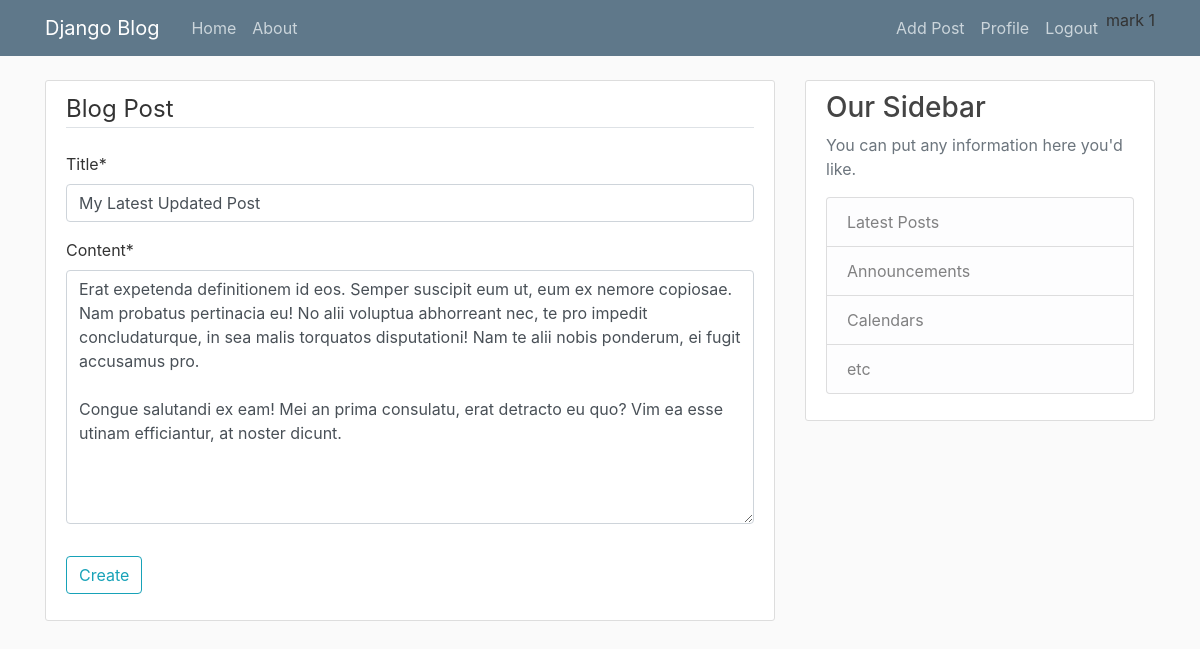
/post/24/update/ (signed in), run on the app's committed database.
### blog/models.py (models this page shows, shortened)
class Post(models.Model):
  title = models.CharField(max_length=100)
  content = models.TextField()
  date_posted = models.DateTimeField(default=timezone.now)
  author = models.ForeignKey(User, on_delete=models.CASCADE)

### blog/views.py (the view, shortened to what this page needs)
# urls.py: path('post/<int:pk>/update/', PostUpdateView.as_view(), name='post-update'),
class PostUpdateView(LoginRequiredMixin, UserPassesTestMixin, UpdateView):
  model = Post
  fields = ['title', 'content']
  def test_func(self):
    post = self.get_object()
    if self.request.user == post.author:
      return True
    return False

### blog/templates/blog/post_form.html (shortened to what this page needs)
{% extends 'blog/base.html' %}
{% load crispy_forms_tags %}
{% block content %}
<div class="content-section">
  <form method="POST">
    <fieldset class="form-group">
      <legend class="border-bottom mb-4">Blog Post</legend>
      {{ form|crispy }}
    </fieldset>
    <div class="form-group">
      <button class="btn btn-outline-info" type="submit">Create</button>
    </div>
  </form>
</div>
{% endblock content %}

### blog/templates/blog/base.html (shortened to what this page needs)
{% load static %}
<!DOCTYPE html>
<html lang="en">
<head>
  <link rel="stylesheet" href="https://cdn.jsdelivr.net/npm/bootstrap@4.1.3/dist/css/bootstrap.min.css">
  <link rel="stylesheet" href="{% static 'blog/main.css' %}" />
</head>
<body>
  <header class="site-header">
    <nav class="navbar navbar-expand-md navbar-dark bg-steel fixed-top">
      <div class="container">
        <a class="navbar-brand mr-4" href="{% url "blog-home" %}">Django Blog</a>
        <div class="collapse navbar-collapse" id="navbarToggle">
          <div class="navbar-nav mr-auto">
            <a class="nav-item nav-link" href="{% url "blog-home" %}">Home</a>
            <a class="nav-item nav-link" href="{% url "blog-about" %}">About</a>
          </div>
          <div class="navbar-nav">
            {% if user.is_authenticated %}
              <a class="nav-item nav-link" href="{% url 'post-create'%}">Add Post</a>
              <a class="nav-item nav-link" href="{% url 'profile'%}">Profile</a>
              <a class="nav-item nav-link" href="{% url 'logout'%}">Logout</a>
            {% else %}
              <a class="nav-item nav-link" href="{% url 'login'%}">Login</a>
              <a class="nav-item nav-link" href="{% url 'register' %}">Register</a>
            {% endif %}
            <span class="nav-item">{{ user.username }} {{ user.id }}</span>
          </div>
        </div>
      </div>
    </nav>
  </header>
<main role="main" class="container">
  <div class="row">
    <div class="col-md-8">
      {% block content %}{% endblock %}
    </div>
    <div class="col-md-4">
      <div class="content-section">
        <h3>Our Sidebar</h3>
        <p class='text-muted'>You can put any information here you'd like.
          <ul class="list-group">
            <li class="list-group-item list-group-item-light">Latest Posts</li>
            <li class="list-group-item list-group-item-light">Announcements</li>
            <li class="list-group-item list-group-item-light">Calendars</li>
            <li class="list-group-item list-group-item-light">etc</li>
          </ul>
        </p>
      </div>
    </div>
  </div>
</main>
  </body>
</html>

### blog/static/blog/main.css (style rules this page uses)
body { background: #fafafa; color: #333333; margin-top: 5rem; }
h1, h2, h3, h4, h5, h6 { color: #444444; }
ul { margin: 0; }
.bg-steel { background-color: #5f788a; }
.site-header .navbar-nav .nav-link { color: #cbd5db; }
.content-section { background: #ffffff; padding: 10px 20px; border: 1px solid #dddddd; border-radius: 3px; margin-bottom: 20px; }

### data on the page
Post: title "My Latest Updated Post", content "Erat expetenda definitionem id eos. Semper suscipit eum ut, eum ex nemore copiosae. Nam probatus pertinacia eu! No alii voluptua abhorreant nec, te pro impedit concludaturque, in sea malis torquatos disputationi! Nam te alii nobis ponderum, ei fugit accusamus pro. Congue salutandi ex eam! Mei an prima consulatu, erat detracto eu quo? Vim ea esse utinam efficiantur, at noster dicunt."

### other printed values
{{ user.username }} "mark"
{{ user.id }} "1"
